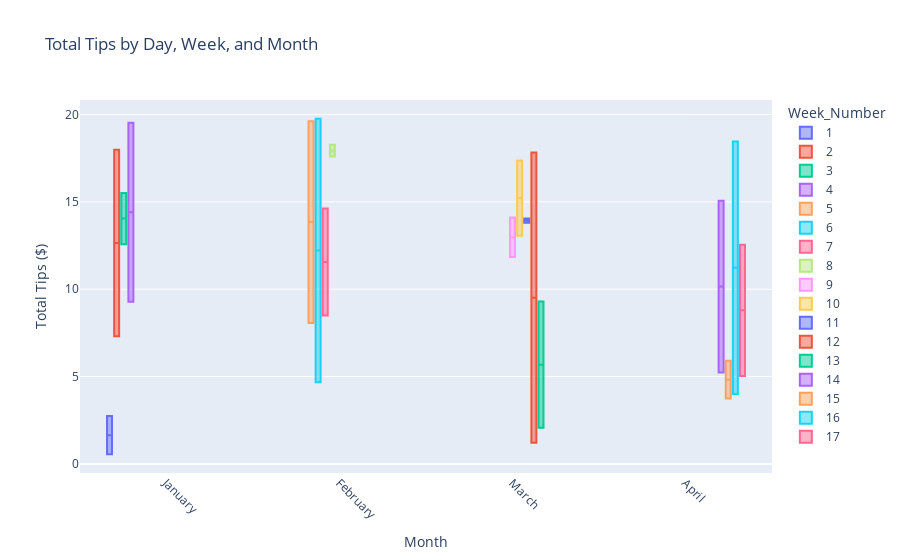

Notebook code for this chart:
### Code cell
import plotly.express as px

grouped_data = data[data['Day'].isin(['Saturday','Sunday'])]
#.groupby(['Day', 'Week_Number', 'Month'])['Tip'].sum().reset_index()

# Concatenate labels for multi-line labels
#grouped_data['Label'] = grouped_data['Day'] + '<br>Week ' + grouped_data['Week_Number'].astype(str) + '<br>' + grouped_data['Date']

# Create Plotly plot
fig = px.box(grouped_data, x='Month', y='Tip', color='Week_Number', 
             labels={'Tip': 'Total Tips ($)', 'Label': 'Day, Week, Month'},
             title='Total Tips by Day, Week, and Month',
             hover_name='Day',
             hover_data={'Week_Number': True, 'Date': True},
             boxmode='group')

fig.update_xaxes(tickangle=45, tickmode='linear', dtick=1)

fig.show()

### Figure 1 — Plotly figure (JSON) as saved in the notebook; plotly's stock layout.template omitted (floating-point values rounded to 4 significant figures)
{"data": [{"alignmentgroup": "True", "customdata": [[1, "2024-01-06T00:00:00"], [1, "2024-01-07T00:00:00"]], "hovertemplate": "<b>%{hovertext}</b><br><br>Week_Number=%{customdata[0]}<br>Month=%{x}<br>Total Tips ($)=%{y}<br>Date=%{customdata[1]}<extra></extra>", "hovertext": ["Saturday", "Sunday"], "legendgroup": "1", "marker": {"color": "#636efa"}, "name": "1", "notched": false, "offsetgroup": "1", "orientation": "v", "showlegend": true, "type": "box", "x": ["January", "January"], "x0": " ", "xaxis": "x", "y": [0.55, 2.74], "y0": " ", "yaxis": "y"}, {"alignmentgroup": "True", "customdata": [[2, "2024-01-13T00:00:00"], [2, "2024-01-14T00:00:00"]], "hovertemplate": "<b>%{hovertext}</b><br><br>Week_Number=%{customdata[0]}<br>Month=%{x}<br>Total Tips ($)=%{y}<br>Date=%{customdata[1]}<extra></extra>", "hovertext": ["Saturday", "Sunday"], "legendgroup": "2", "marker": {"color": "#EF553B"}, "name": "2", "notched": false, "offsetgroup": "2", "orientation": "v", "showlegend": true, "type": "box", "x": ["January", "January"], "x0": " ", "xaxis": "x", "y": [7.31, 17.98], "y0": " ", "yaxis": "y"}, {"alignmentgroup": "True", "customdata": [[3, "2024-01-20T00:00:00"], [3, "2024-01-21T00:00:00"]], "hovertemplate": "<b>%{hovertext}</b><br><br>Week_Number=%{customdata[0]}<br>Month=%{x}<br>Total Tips ($)=%{y}<br>Date=%{customdata[1]}<extra></extra>", "hovertext": ["Saturday", "Sunday"], "legendgroup": "3", "marker": {"color": "#00cc96"}, "name": "3", "notched": false, "offsetgroup": "3", "orientation": "v", "showlegend": true, "type": "box", "x": ["January", "January"], "x0": " ", "xaxis": "x", "y": [12.57, 15.51], "y0": " ", "yaxis": "y"}, {"alignmentgroup": "True", "customdata": [[4, "2024-01-27T00:00:00"], [4, "2024-01-28T00:00:00"]], "hovertemplate": "<b>%{hovertext}</b><br><br>Week_Number=%{customdata[0]}<br>Month=%{x}<br>Total Tips ($)=%{y}<br>Date=%{customdata[1]}<extra></extra>", "hovertext": ["Saturday", "Sunday"], "legendgroup": "4", "marker": {"color": "#ab63fa"}, "name": "4", "notched": false, "offsetgroup": "4", "orientation": "v", "showlegend": true, "type": "box", "x": ["January", "January"], "x0": " ", "xaxis": "x", "y": [19.52, 9.28], "y0": " ", "yaxis": "y"}, {"alignmentgroup": "True", "customdata": [[5, "2024-02-03T00:00:00"], [5, "2024-02-04T00:00:00"]], "hovertemplate": "<b>%{hovertext}</b><br><br>Week_Number=%{customdata[0]}<br>Month=%{x}<br>Total Tips ($)=%{y}<br>Date=%{customdata[1]}<extra></extra>", "hovertext": ["Saturday", "Sunday"], "legendgroup": "5", "marker": {"color": "#FFA15A"}, "name": "5", "notched": false, "offsetgroup": "5", "orientation": "v", "showlegend": true, "type": "box", "x": ["February", "February"], "x0": " ", "xaxis": "x", "y": [8.07, 19.61], "y0": " ", "yaxis": "y"}, {"alignmentgroup": "True", "customdata": [[6, "2024-02-10T00:00:00"], [6, "2024-02-11T00:00:00"]], "hovertemplate": "<b>%{hovertext}</b><br><br>Week_Number=%{customdata[0]}<br>Month=%{x}<br>Total Tips ($)=%{y}<br>Date=%{customdata[1]}<extra></extra>", "hovertext": ["Saturday", "Sunday"], "legendgroup": "6", "marker": {"color": "#19d3f3"}, "name": "6", "notched": false, "offsetgroup": "6", "orientation": "v", "showlegend": true, "type": "box", "x": ["February", "February"], "x0": " ", "xaxis": "x", "y": [4.68, 19.76], "y0": " ", "yaxis": "y"}, {"alignmentgroup": "True", "customdata": [[7, "2024-02-17T00:00:00"], [7, "2024-02-18T00:00:00"]], "hovertemplate": "<b>%{hovertext}</b><br><br>Week_Number=%{customdata[0]}<br>Month=%{x}<br>Total Tips ($)=%{y}<br>Date=%{customdata[1]}<extra></extra>", "hovertext": ["Saturday", "Sunday"], "legendgroup": "7", "marker": {"color": "#FF6692"}, "name": "7", "notched": false, "offsetgroup": "7", "orientation": "v", "showlegend": true, "type": "box", "x": ["February", "February"], "x0": " ", "xaxis": "x", "y": [8.5, 14.62], "y0": " ", "yaxis": "y"}, {"alignmentgroup": "True", "customdata": [[8, "2024-02-24T00:00:00"], [8, "2024-02-25T00:00:00"]], "hovertemplate": "<b>%{hovertext}</b><br><br>Week_Number=%{customdata[0]}<br>Month=%{x}<br>Total Tips ($)=%{y}<br>Date=%{customdata[1]}<extra></extra>", "hovertext": ["Saturday", "Sunday"], "legendgroup": "8", "marker": {"color": "#B6E880"}, "name": "8", "notched": false, "offsetgroup": "8", "orientation": "v", "showlegend": true, "type": "box", "x": ["February", "February"], "x0": " ", "xaxis": "x", "y": [18.26, 17.59], "y0": " ", "yaxis": "y"}, {"alignmentgroup": "True", "customdata": [[9, "2024-03-02T00:00:00"], [9, "2024-03-03T00:00:00"]], "hovertemplate": "<b>%{hovertext}</b><br><br>Week_Number=%{customdata[0]}<br>Month=%{x}<br>Total Tips ($)=%{y}<br>Date=%{customdata[1]}<extra></extra>", "hovertext": ["Saturday", "Sunday"], "legendgroup": "9", "marker": {"color": "#FF97FF"}, "name": "9", "notched": false, "offsetgroup": "9", "orientation": "v", "showlegend": true, "type": "box", "x": ["March", "March"], "x0": " ", "xaxis": "x", "y": [11.84, 14.1], "y0": " ", "yaxis": "y"}, {"alignmentgroup": "True", "customdata": [[10, "2024-03-09T00:00:00"], [10, "2024-03-10T00:00:00"]], "hovertemplate": "<b>%{hovertext}</b><br><br>Week_Number=%{customdata[0]}<br>Month=%{x}<br>Total Tips ($)=%{y}<br>Date=%{customdata[1]}<extra></extra>", "hovertext": ["Saturday", "Sunday"], "legendgroup": "10", "marker": {"color": "#FECB52"}, "name": "10", "notched": false, "offsetgroup": "10", "orientation": "v", "showlegend": true, "type": "box", "x": ["March", "March"], "x0": " ", "xaxis": "x", "y": [13.06, 17.37], "y0": " ", "yaxis": "y"}, {"alignmentgroup": "True", "customdata": [[11, "2024-03-16T00:00:00"], [11, "2024-03-17T00:00:00"]], "hovertemplate": "<b>%{hovertext}</b><br><br>Week_Number=%{customdata[0]}<br>Month=%{x}<br>Total Tips ($)=%{y}<br>Date=%{customdata[1]}<extra></extra>", "hovertext": ["Saturday", "Sunday"], "legendgroup": "11", "marker": {"color": "#636efa"}, "name": "11", "notched": false, "offsetgroup": "11", "orientation": "v", "showlegend": true, "type": "box", "x": ["March", "March"], "x0": " ", "xaxis": "x", "y": [14.05, 13.81], "y0": " ", "yaxis": "y"}, {"alignmentgroup": "True", "customdata": [[12, "2024-03-23T00:00:00"], [12, "2024-03-24T00:00:00"]], "hovertemplate": "<b>%{hovertext}</b><br><br>Week_Number=%{customdata[0]}<br>Month=%{x}<br>Total Tips ($)=%{y}<br>Date=%{customdata[1]}<extra></extra>", "hovertext": ["Saturday", "Sunday"], "legendgroup": "12", "marker": {"color": "#EF553B"}, "name": "12", "notched": false, "offsetgroup": "12", "orientation": "v", "showlegend": true, "type": "box", "x": ["March", "March"], "x0": " ", "xaxis": "x", "y": [1.21, 17.82], "y0": " ", "yaxis": "y"}, {"alignmentgroup": "True", "customdata": [[13, "2024-03-30T00:00:00"], [13, "2024-03-31T00:00:00"]], "hovertemplate": "<b>%{hovertext}</b><br><br>Week_Number=%{customdata[0]}<br>Month=%{x}<br>Total Tips ($)=%{y}<br>Date=%{customdata[1]}<extra></extra>", "hovertext": ["Saturday", "Sunday"], "legendgroup": "13", "marker": {"color": "#00cc96"}, "name": "13", "notched": false, "offsetgroup": "13", "orientation": "v", "showlegend": true, "type": "box", "x": ["March", "March"], "x0": " ", "xaxis": "x", "y": [9.29, 2.07], "y0": " ", "yaxis": "y"}, {"alignmentgroup": "True", "customdata": [[14, "2024-04-06T00:00:00"], [14, "2024-04-07T00:00:00"]], "hovertemplate": "<b>%{hovertext}</b><br><br>Week_Number=%{customdata[0]}<br>Month=%{x}<br>Total Tips ($)=%{y}<br>Date=%{customdata[1]}<extra></extra>", "hovertext": ["Saturday", "Sunday"], "legendgroup": "14", "marker": {"color": "#ab63fa"}, "name": "14", "notched": false, "offsetgroup": "14", "orientation": "v", "showlegend": true, "type": "box", "x": ["April", "April"], "x0": " ", "xaxis": "x", "y": [5.24, 15.06], "y0": " ", "yaxis": "y"}, {"alignmentgroup": "True", "customdata": [[15, "2024-04-13T00:00:00"], [15, "2024-04-14T00:00:00"]], "hovertemplate": "<b>%{hovertext}</b><br><br>Week_Number=%{customdata[0]}<br>Month=%{x}<br>Total Tips ($)=%{y}<br>Date=%{customdata[1]}<extra></extra>", "hovertext": ["Saturday", "Sunday"], "legendgroup": "15", "marker": {"color": "#FFA15A"}, "name": "15", "notched": false, "offsetgroup": "15", "orientation": "v", "showlegend": true, "type": "box", "x": ["April", "April"], "x0": " ", "xaxis": "x", "y": [5.9, 3.75], "y0": " ", "yaxis": "y"}, {"alignmentgroup": "True", "customdata": [[16, "2024-04-20T00:00:00"], [16, "2024-04-21T00:00:00"]], "hovertemplate": "<b>%{hovertext}</b><br><br>Week_Number=%{customdata[0]}<br>Month=%{x}<br>Total Tips ($)=%{y}<br>Date=%{customdata[1]}<extra></extra>", "hovertext": ["Saturday", "Sunday"], "legendgroup": "16", "marker": {"color": "#19d3f3"}, "name": "16", "notched": false, "offsetgroup": "16", "orientation": "v", "showlegend": true, "type": "box", "x": ["April", "April"], "x0": " ", "xaxis": "x", "y": [4.01, 18.45], "y0": " ", "yaxis": "y"}, {"alignmentgroup": "True", "customdata": [[17, "2024-04-27T00:00:00"], [17, "2024-04-28T00:00:00"]], "hovertemplate": "<b>%{hovertext}</b><br><br>Week_Number=%{customdata[0]}<br>Month=%{x}<br>Total Tips ($)=%{y}<br>Date=%{customdata[1]}<extra></extra>", "hovertext": ["Saturday", "Sunday"], "legendgroup": "17", "marker": {"color": "#FF6692"}, "name": "17", "notched": false, "offsetgroup": "17", "orientation": "v", "showlegend": true, "type": "box", "x": ["April", "April"], "x0": " ", "xaxis": "x", "y": [12.55, 5.03], "y0": " ", "yaxis": "y"}], "layout": {"boxmode": "group", "legend": {"title": {"text": "Week_Number"}, "tracegroupgap": 0}, "title": {"text": "Total Tips by Day, Week, and Month"}, "xaxis": {"anchor": "y", "domain": [0, 1], "dtick": 1, "tickangle": 45, "tickmode": "linear", "title": {"text": "Month"}}, "yaxis": {"anchor": "x", "domain": [0, 1], "title": {"text": "Total Tips ($)"}}}}
